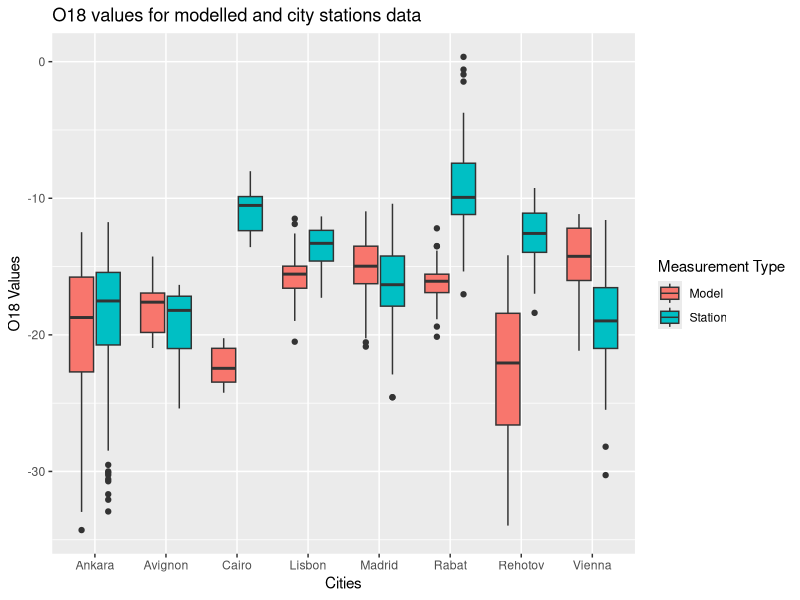

Here is the R script that generated this plot:
# library(tidyverse)
# 
# structure(list(habitat = c("Gi", "We", "Mw", "Htr", "Gi", "Mw","Mw", "Gi", "Gi", "We", "We", "We", "Mw", "Mw", "Mw", "Htr", "Htr", "Htr"), az = c(2.8, 1.3, 11.3, 4, 1.4, 3.3, 23.6, 3.8, 0, 1, 0.6, 0.9, 13.1, 13.4, 12.7, 14.1, 18.1, 19.8), iz = c(3, 2, 9, 7, 8, 5, 12, 12, 0, 5, 3, 3, 6, 13, 10, 9, 13, 19)), class = "data.frame", row.names = c(NA, -18L))
# 
# df %>% 
#   mutate(habitat = factor(habitat , levels=c("We","Gi","Mw","Htr"))) %>% 
#   pivot_longer(cols = -habitat) %>% 
#   ggplot(aes(x = habitat, y = value, fill = name)) + 
#   geom_boxplot()

library(readxl)
library(tidyverse)

exceldata = read_excel("csv/Reaarangement for graph.xlsx")                                                                            
dfdata = data.frame(exceldata)
dfdata

dfdata %>% 
  ggplot(aes(x=City, y=Value, fill=factor(Type.of.measurement))) +
  labs(title = "O18 values for modelled and city stations data", fill = "Measurement Type") + 
  xlab("Cities") + 
  ylab("O18 Values") + 
  geom_boxplot()
